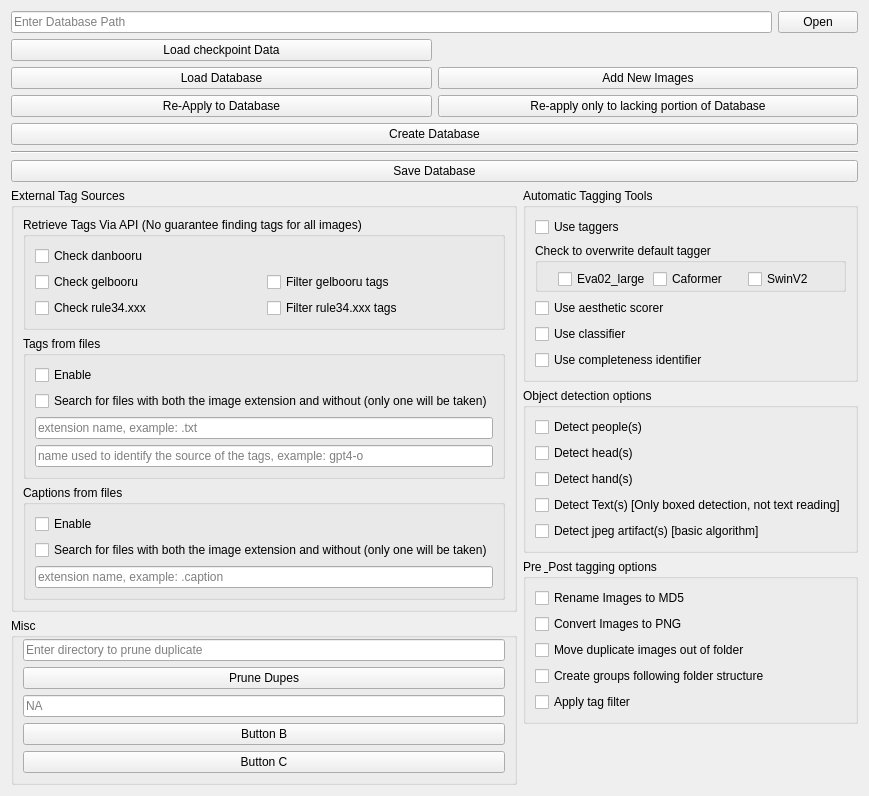
<?xml version="1.0" encoding="UTF-8"?>
<ui version="4.0">
 <class>Form</class>
 <widget class="QWidget" name="Form">
  <property name="geometry">
   <rect>
    <x>0</x>
    <y>0</y>
    <width>706</width>
    <height>640</height>
   </rect>
  </property>
  <property name="windowTitle">
   <string>Form</string>
  </property>
  <layout class="QGridLayout" name="gridLayout">
   <item row="0" column="0">
    <widget class="QLineEdit" name="lineEdit_path">
     <property name="toolTip">
      <string>&lt;html&gt;&lt;head/&gt;&lt;body&gt;&lt;p&gt;The first step in making a database, enter a directory that contains images or contains subdirectories with images. Then select the method of tagging you want to enable (loading tags from an external file, via API, or autotagging), then create the database.&lt;/p&gt;&lt;/body&gt;&lt;/html&gt;</string>
     </property>
     <property name="placeholderText">
      <string>Enter Database Path</string>
     </property>
    </widget>
   </item>
   <item row="0" column="1">
    <widget class="QPushButton" name="pushButton_open_path">
     <property name="text">
      <string>Open</string>
     </property>
    </widget>
   </item>
   <item row="1" column="0" colspan="2">
    <layout class="QGridLayout" name="gridLayout_4">
     <item row="6" column="0" colspan="2">
      <widget class="QPushButton" name="pushButton_create_database">
       <property name="toolTip">
        <string>Create a database using the enabled settng below.  If nothing is enabled it'll just make a database with the images with no tag/caption assigned to them.</string>
       </property>
       <property name="text">
        <string>Create Database</string>
       </property>
      </widget>
     </item>
     <item row="8" column="0" colspan="2">
      <widget class="QPushButton" name="pushButton_save_database">
       <property name="toolTip">
        <string>Saves the created or loaded database.</string>
       </property>
       <property name="text">
        <string>Save Database</string>
       </property>
      </widget>
     </item>
     <item row="2" column="1">
      <widget class="QPushButton" name="pushButton_reapply_lacking">
       <property name="text">
        <string>Re-apply only to lacking portion of Database</string>
       </property>
      </widget>
     </item>
     <item row="2" column="0">
      <widget class="QPushButton" name="pushButton_reapply_to_database">
       <property name="toolTip">
        <string>Re-applies the tagging/processes below to images currently in the database.</string>
       </property>
       <property name="text">
        <string>Re-Apply to Database</string>
       </property>
      </widget>
     </item>
     <item row="1" column="1">
      <widget class="QPushButton" name="pushButton_add_new_images">
       <property name="toolTip">
        <string>Use this to add new images to a pre-existing database.  Load a database and select the tagging criterions and click on this.</string>
       </property>
       <property name="text">
        <string>Add New Images</string>
       </property>
      </widget>
     </item>
     <item row="7" column="0" colspan="2">
      <widget class="Line" name="line_5">
       <property name="orientation">
        <enum>Qt::Horizontal</enum>
       </property>
      </widget>
     </item>
     <item row="1" column="0">
      <widget class="QPushButton" name="pushButton_load_database">
       <property name="toolTip">
        <string>Enter a database directory, and this will load any database in the folder.</string>
       </property>
       <property name="text">
        <string>Load Database</string>
       </property>
      </widget>
     </item>
     <item row="0" column="0">
      <widget class="QPushButton" name="pushButton_process_all_ckpt_images">
       <property name="text">
        <string>Load checkpoint Data</string>
       </property>
      </widget>
     </item>
    </layout>
   </item>
   <item row="2" column="0" colspan="2">
    <layout class="QHBoxLayout" name="horizontalLayout">
     <item>
      <layout class="QVBoxLayout" name="verticalLayout_2">
       <item>
        <widget class="QGroupBox" name="groupBox">
         <property name="sizePolicy">
          <sizepolicy hsizetype="Expanding" vsizetype="MinimumExpanding">
           <horstretch>0</horstretch>
           <verstretch>0</verstretch>
          </sizepolicy>
         </property>
         <property name="title">
          <string>External Tag Sources</string>
         </property>
         <layout class="QVBoxLayout" name="verticalLayout_3">
          <item>
           <widget class="QGroupBox" name="groupBox_4">
            <property name="title">
             <string>Retrieve Tags Via API (No guarantee finding tags for all images)</string>
            </property>
            <layout class="QGridLayout" name="gridLayout_3">
             <item row="1" column="0">
              <widget class="QCheckBox" name="checkBox_gelbooru">
               <property name="toolTip">
                <string>Use API to get the tags of images with matching md5 hashes</string>
               </property>
               <property name="text">
                <string>Check gelbooru</string>
               </property>
              </widget>
             </item>
             <item row="3" column="0">
              <widget class="QCheckBox" name="checkBox_rule34">
               <property name="toolTip">
                <string>Use API to get the tags of images with matching md5 hashes</string>
               </property>
               <property name="text">
                <string>Check rule34.xxx</string>
               </property>
              </widget>
             </item>
             <item row="1" column="1">
              <widget class="QCheckBox" name="checkBox_unsafe_gelbooru">
               <property name="toolTip">
                <string>Tries to keep only tags that are known by this tagger (all tags are stored but not shown) (mostly exclude non sensical tags)</string>
               </property>
               <property name="text">
                <string>Filter gelbooru tags</string>
               </property>
              </widget>
             </item>
             <item row="0" column="0" colspan="2">
              <widget class="QCheckBox" name="checkBox_danbooru">
               <property name="toolTip">
                <string>Use API to get the tags of images with matching md5 hashes</string>
               </property>
               <property name="text">
                <string>Check danbooru</string>
               </property>
              </widget>
             </item>
             <item row="3" column="1">
              <widget class="QCheckBox" name="checkBox_unsafe_rule34">
               <property name="toolTip">
                <string>Tries to keep only tags that are known by this tagger (all tags are stored but not shown) (mostly exclude non sensical tags)</string>
               </property>
               <property name="text">
                <string>Filter rule34.xxx tags</string>
               </property>
              </widget>
             </item>
            </layout>
           </widget>
          </item>
          <item>
           <widget class="QGroupBox" name="groupBox_5">
            <property name="sizePolicy">
             <sizepolicy hsizetype="Preferred" vsizetype="Preferred">
              <horstretch>0</horstretch>
              <verstretch>0</verstretch>
             </sizepolicy>
            </property>
            <property name="title">
             <string>Tags from files</string>
            </property>
            <layout class="QVBoxLayout" name="verticalLayout_6">
             <item>
              <widget class="QCheckBox" name="checkBox_offline_tags">
               <property name="toolTip">
                <string>Enable this to load tags from a local file in the same directory, usually a .txt file next to the images with the tags</string>
               </property>
               <property name="text">
                <string>Enable</string>
               </property>
              </widget>
             </item>
             <item>
              <widget class="QCheckBox" name="checkBox_both_names_tags">
               <property name="toolTip">
                <string>As an example, enable this to search both &quot;image_name.txt&quot; and &quot;image_name.png.txt&quot; for &quot;image_name.png&quot;</string>
               </property>
               <property name="text">
                <string>Search for files with both the image extension and without (only one will be taken)</string>
               </property>
              </widget>
             </item>
             <item>
              <widget class="QLineEdit" name="lineEdit_offline_extension_tags">
               <property name="text">
                <string/>
               </property>
               <property name="placeholderText">
                <string>extension name, example: .txt</string>
               </property>
              </widget>
             </item>
             <item>
              <widget class="QLineEdit" name="lineEdit_offline_name_tags">
               <property name="placeholderText">
                <string>name used to identify the source of the tags, example: gpt4-o</string>
               </property>
              </widget>
             </item>
            </layout>
           </widget>
          </item>
          <item>
           <widget class="QGroupBox" name="groupBox_6">
            <property name="title">
             <string>Captions from files</string>
            </property>
            <layout class="QVBoxLayout" name="verticalLayout_8">
             <item>
              <widget class="QCheckBox" name="checkBox_offline_captions">
               <property name="toolTip">
                <string>Enable this to load captions from a local file in the same directory, usually a .txt or .caption file next to the images with the captions</string>
               </property>
               <property name="text">
                <string>Enable</string>
               </property>
              </widget>
             </item>
             <item>
              <widget class="QCheckBox" name="checkBox_both_names_captions">
               <property name="toolTip">
                <string>As an example, enable this to search both &quot;image_name.txt&quot; and &quot;image_name.png.txt&quot; for &quot;image_name.png&quot;</string>
               </property>
               <property name="text">
                <string>Search for files with both the image extension and without (only one will be taken)</string>
               </property>
              </widget>
             </item>
             <item>
              <widget class="QLineEdit" name="lineEdit_offline_extension_caption">
               <property name="toolTip">
                <string>enter the extension for the images with the caption. usually a .txt or .caption file</string>
               </property>
               <property name="text">
                <string/>
               </property>
               <property name="placeholderText">
                <string>extension name, example: .caption</string>
               </property>
              </widget>
             </item>
            </layout>
           </widget>
          </item>
         </layout>
        </widget>
       </item>
       <item>
        <widget class="QGroupBox" name="verticalGroupBox">
         <property name="title">
          <string>Misc</string>
         </property>
         <layout class="QVBoxLayout" name="verticalLayout_7">
          <property name="topMargin">
           <number>1</number>
          </property>
          <item>
           <widget class="QLineEdit" name="lineEdit_secondary_dir">
            <property name="placeholderText">
             <string>Enter directory to prune duplicate</string>
            </property>
           </widget>
          </item>
          <item>
           <widget class="QPushButton" name="pushButton_prune_duplicate">
            <property name="text">
             <string>Prune Dupes</string>
            </property>
           </widget>
          </item>
          <item>
           <widget class="QLineEdit" name="lineEdit_NA">
            <property name="placeholderText">
             <string>NA</string>
            </property>
           </widget>
          </item>
          <item>
           <widget class="QPushButton" name="pushButton_B">
            <property name="text">
             <string>Button B</string>
            </property>
           </widget>
          </item>
          <item>
           <widget class="QPushButton" name="pushButton_C">
            <property name="text">
             <string>Button C</string>
            </property>
           </widget>
          </item>
         </layout>
        </widget>
       </item>
       <item>
        <spacer name="verticalSpacer_2">
         <property name="orientation">
          <enum>Qt::Vertical</enum>
         </property>
         <property name="sizeHint" stdset="0">
          <size>
           <width>20</width>
           <height>40</height>
          </size>
         </property>
        </spacer>
       </item>
      </layout>
     </item>
     <item>
      <layout class="QVBoxLayout" name="verticalLayout">
       <item>
        <widget class="QGroupBox" name="groupBox_3">
         <property name="sizePolicy">
          <sizepolicy hsizetype="Expanding" vsizetype="Preferred">
           <horstretch>0</horstretch>
           <verstretch>0</verstretch>
          </sizepolicy>
         </property>
         <property name="title">
          <string>Automatic Tagging Tools</string>
         </property>
         <layout class="QVBoxLayout" name="verticalLayout_4">
          <item>
           <widget class="QCheckBox" name="checkBox_use_taggers">
            <property name="toolTip">
             <string>Use the taggers configured in the setting tab to autotag the images</string>
            </property>
            <property name="text">
             <string>Use taggers</string>
            </property>
           </widget>
          </item>
          <item>
           <widget class="QGroupBox" name="horizontalGroupBox">
            <property name="title">
             <string>Check to overwrite default tagger</string>
            </property>
            <layout class="QHBoxLayout" name="horizontalLayout_3">
             <property name="spacing">
              <number>0</number>
             </property>
             <property name="leftMargin">
              <number>20</number>
             </property>
             <property name="topMargin">
              <number>6</number>
             </property>
             <property name="rightMargin">
              <number>0</number>
             </property>
             <property name="bottomMargin">
              <number>0</number>
             </property>
             <item>
              <widget class="QCheckBox" name="checkBox_eva02">
               <property name="text">
                <string>Eva02_large</string>
               </property>
              </widget>
             </item>
             <item>
              <widget class="QCheckBox" name="checkBox_caformer">
               <property name="text">
                <string>Caformer</string>
               </property>
              </widget>
             </item>
             <item>
              <widget class="QCheckBox" name="checkBox_swinV2">
               <property name="text">
                <string>SwinV2</string>
               </property>
              </widget>
             </item>
            </layout>
           </widget>
          </item>
          <item>
           <widget class="QCheckBox" name="checkBox_use_aesthetic_scorer">
            <property name="toolTip">
             <string>Score the images so they can be compared via an aesthetic score.</string>
            </property>
            <property name="text">
             <string>Use aesthetic scorer</string>
            </property>
           </widget>
          </item>
          <item>
           <widget class="QCheckBox" name="checkBox_use_classifier">
            <property name="toolTip">
             <string>Use an additional img source classifier and add medium/source tags to imgs above a threshold, useful for checkpoints</string>
            </property>
            <property name="text">
             <string>Use classifier</string>
            </property>
           </widget>
          </item>
          <item>
           <widget class="QCheckBox" name="checkBox_use_completeness">
            <property name="toolTip">
             <string>&lt;html&gt;&lt;head/&gt;&lt;body&gt;&lt;p&gt;Use an additional img completeness classifier and add tags like &amp;quot;rough art&amp;quot; to imgs above a threshold, useful for checkpoints and identifying completed works vs a quick drawing that's better than a sketch&lt;/p&gt;&lt;/body&gt;&lt;/html&gt;</string>
            </property>
            <property name="text">
             <string>Use completeness identifier</string>
            </property>
           </widget>
          </item>
         </layout>
        </widget>
       </item>
       <item>
        <widget class="QGroupBox" name="groupBox_7">
         <property name="title">
          <string>Object detection options</string>
         </property>
         <layout class="QVBoxLayout" name="verticalLayout_5">
          <item>
           <widget class="QCheckBox" name="checkBox_detect_people">
            <property name="text">
             <string>Detect people(s)</string>
            </property>
           </widget>
          </item>
          <item>
           <widget class="QCheckBox" name="checkBox_detect_head">
            <property name="text">
             <string>Detect head(s)</string>
            </property>
           </widget>
          </item>
          <item>
           <widget class="QCheckBox" name="checkBox_detect_hand">
            <property name="text">
             <string>Detect hand(s)</string>
            </property>
           </widget>
          </item>
          <item>
           <widget class="QCheckBox" name="checkBox_detect_text">
            <property name="text">
             <string>Detect Text(s) [Only boxed detection, not text reading]</string>
            </property>
           </widget>
          </item>
          <item>
           <widget class="QCheckBox" name="checkBox_detect_jpeg">
            <property name="text">
             <string>Detect jpeg artifact(s) [basic algorithm]</string>
            </property>
           </widget>
          </item>
         </layout>
        </widget>
       </item>
       <item>
        <widget class="QGroupBox" name="groupBox_2">
         <property name="sizePolicy">
          <sizepolicy hsizetype="Expanding" vsizetype="Preferred">
           <horstretch>0</horstretch>
           <verstretch>0</verstretch>
          </sizepolicy>
         </property>
         <property name="title">
          <string>Pre &amp; Post tagging options</string>
         </property>
         <layout class="QGridLayout" name="gridLayout_2">
          <item row="3" column="0" colspan="2">
           <widget class="QCheckBox" name="checkBox_groups_from_folders">
            <property name="toolTip">
             <string>automatically assign images to groups, use the parent folder's name for group name</string>
            </property>
            <property name="text">
             <string>Create groups following folder structure</string>
            </property>
           </widget>
          </item>
          <item row="0" column="0" colspan="2">
           <widget class="QCheckBox" name="checkBox_rename_to_md5">
            <property name="toolTip">
             <string>Updates the filename to the exact md5 hash (post tagging)</string>
            </property>
            <property name="text">
             <string>Rename Images to MD5</string>
            </property>
           </widget>
          </item>
          <item row="2" column="0" colspan="2">
           <widget class="QCheckBox" name="checkBox_move_duplicates_out_of_folder">
            <property name="toolTip">
             <string>move duplicate (matching md5 hash) files to duplicate folder</string>
            </property>
            <property name="text">
             <string>Move duplicate images out of folder</string>
            </property>
           </widget>
          </item>
          <item row="1" column="0" colspan="2">
           <widget class="QCheckBox" name="checkBox_rename_to_png">
            <property name="toolTip">
             <string>convert image to png (post tagging)</string>
            </property>
            <property name="text">
             <string>Convert Images to PNG</string>
            </property>
           </widget>
          </item>
          <item row="4" column="0">
           <widget class="QCheckBox" name="checkBox_filter_all_images">
            <property name="text">
             <string>Apply tag filter</string>
            </property>
           </widget>
          </item>
         </layout>
        </widget>
       </item>
       <item>
        <spacer name="verticalSpacer">
         <property name="orientation">
          <enum>Qt::Vertical</enum>
         </property>
         <property name="sizeHint" stdset="0">
          <size>
           <width>20</width>
           <height>40</height>
          </size>
         </property>
        </spacer>
       </item>
      </layout>
     </item>
    </layout>
   </item>
  </layout>
 </widget>
 <resources/>
 <connections/>
</ui>
